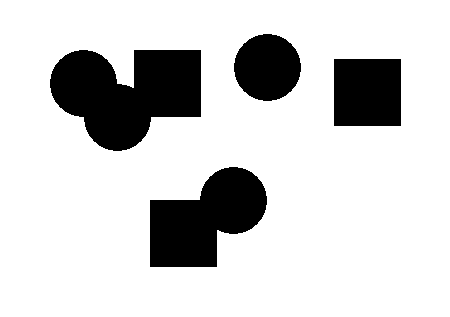
%> input picture MATLAB Tasks/A.bmp, 450 x 317 px
$ octave --eval "result = CountObjects(imread('A.bmp'));"   (GNU Octave 9; MATLAB toolbox functions it lacks are replaced by stand-ins)
%> lines starting %> are read from the running program, lines starting %| are printed output that depends on the picture; in (x1, y1, x2, y2) boxes, pixels count from 0 and x2, y2 are one past the last pixel; in counts of white or black regions, pixels touching at a corner belong together; the program's own positions count from 1
%> in CountObjects, `img = imcomplement(img);`: img: size 317x450 logical; 18.3% white; 4 white regions, box (x1, y1, x2, y2) and area: (50, 50, 201, 151) 10552, (150, 167, 267, 267) 7631, (334, 59, 401, 126) 4489, (234, 34, 301, 101) 3497
### MATLAB Tasks/CountPixel.m
function [Image,Count] = CountPixel( img )
a=img;
D = -bwdist(~a);
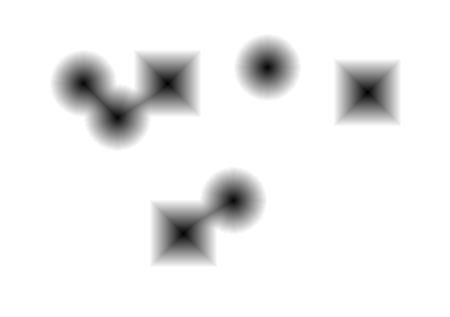
%> D: size 317x450 single; min -34, max 0, mean -2.23; drawn with min black and max white
L=watershed(D);
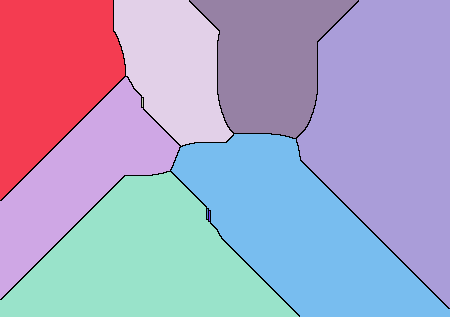
%> L: size 317x450 uint8; 11 distinct labels, from 0 to 10; one colour per label, 0 black
a(L==0)=0;
%> a: size 317x450 logical; 18.2% white; 10 white regions (3 under 20 px), largest, box (x1, y1, x2, y2) and area: (334, 59, 401, 126) 4489, (134, 50, 201, 117) 4209, (150, 200, 217, 267) 4188
z=img;
Image=z-a;
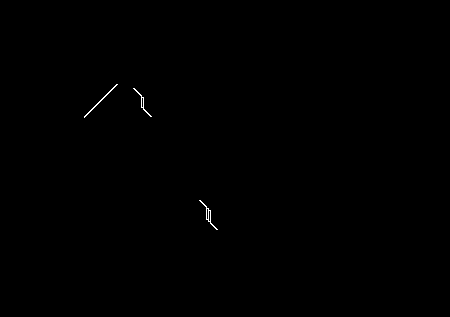
%> Image: size 317x450 double; values 0 (black) and 1 (white), 0.14% white in thin lines or dots, all inside (x1, y1, x2, y2) = (84, 84, 218, 230)
Image=bwmorph(Image,'close');
%> Image: size 317x450 logical; 0.16% white; 3 white regions, box (x1, y1, x2, y2) and area: (199, 200, 218, 230) 92, (84, 84, 118, 118) 67, (133, 88, 152, 117) 67
imshow(Image);
Count=sum(sum(Image));
%> Count = 226
end

### MATLAB Tasks/CountObjects.m
function number = CountObjects(img)
    %Invert to make the objects white:
    img = imcomplement(img);
    [i,~]=CountPixel(img);
    a=img-i;
    % [10 lines of commented-out code are left out]
    cc = bwconncomp(a);
%> cc = 7 connected components
    number = cc.NumObjects;
%> number = 7
end
